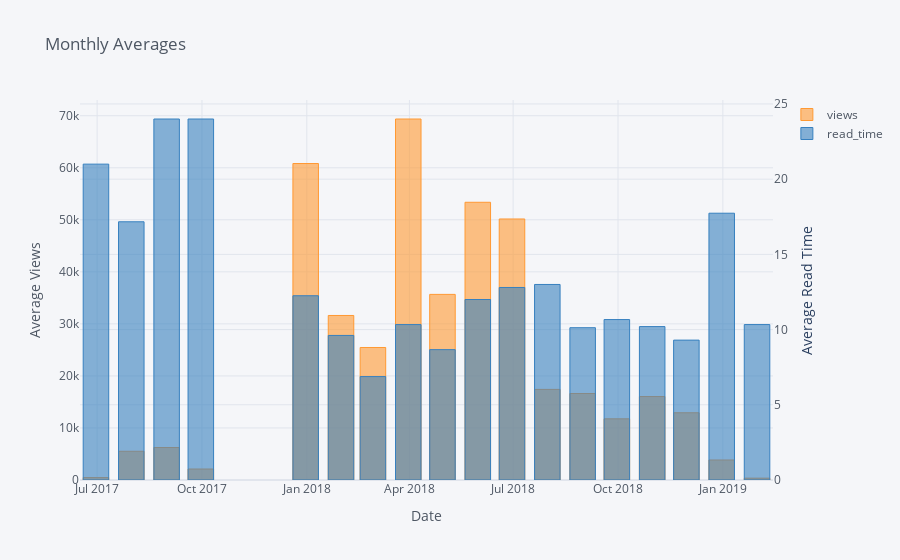

This figure's notebook cell:
### Markdown cell above
If we want to put two very different ranges on the same graph, we can just use a secondary y-axis.

### Code cell
df2 = (
    df[["views", "read_time", "published_date"]]
    .set_index("published_date")
    .resample("M")
    .mean()
)

df2.iplot(
    kind="bar",
    xTitle="Date",
    secondary_y="read_time",
    secondary_y_title="Average Read Time",
    yTitle="Average Views",
    title="Monthly Averages",
)

### Figure 1 — Plotly figure (JSON) as saved in the notebook; plotly's stock layout.template omitted (floating-point values rounded to 4 significant figures)
{"data": [{"marker": {"color": "rgba(255, 153, 51, 0.6)", "line": {"color": "rgba(255, 153, 51, 1.0)", "width": 1}}, "name": "views", "orientation": "v", "text": "", "type": "bar", "x": ["2017-06-30", "2017-07-31", "2017-08-31", "2017-09-30", "2017-10-31", "2017-11-30", "2017-12-31", "2018-01-31", "2018-02-28", "2018-03-31", "2018-04-30", "2018-05-31", "2018-06-30", "2018-07-31", "2018-08-31", "2018-09-30", "2018-10-31", "2018-11-30", "2018-12-31", "2019-01-31"], "y": [463.7, 5521.0, 6243.0, 2113, "", "", 60820.0, 31620.0, 25460.0, 69370.0, 35670.0, 53370.0, 50160.0, 17410, 16620.0, 11760.0, 16040.0, 12920.0, 3845.0, 354.3]}, {"marker": {"color": "rgba(55, 128, 191, 0.6)", "line": {"color": "rgba(55, 128, 191, 1.0)", "width": 1}}, "name": "read_time", "orientation": "v", "text": "", "type": "bar", "x": ["2017-06-30", "2017-07-31", "2017-08-31", "2017-09-30", "2017-10-31", "2017-11-30", "2017-12-31", "2018-01-31", "2018-02-28", "2018-03-31", "2018-04-30", "2018-05-31", "2018-06-30", "2018-07-31", "2018-08-31", "2018-09-30", "2018-10-31", "2018-11-30", "2018-12-31", "2019-01-31"], "xaxis": "x", "y": [21, 17.17, 24, 24, "", "", 12.25, 9.611, 6.875, 10.33, 8.667, 12, 12.8, 13, 10.12, 10.67, 10.2, 9.3, 17.74, 10.33], "yaxis": "y2"}], "layout": {"legend": {"bgcolor": "#F5F6F9", "font": {"color": "#4D5663"}}, "paper_bgcolor": "#F5F6F9", "plot_bgcolor": "#F5F6F9", "title": {"font": {"color": "#4D5663"}, "text": "Monthly Averages"}, "xaxis": {"gridcolor": "#E1E5ED", "showgrid": true, "tickfont": {"color": "#4D5663"}, "title": {"font": {"color": "#4D5663"}, "text": "Date"}, "zerolinecolor": "#E1E5ED"}, "yaxis": {"gridcolor": "#E1E5ED", "showgrid": true, "tickfont": {"color": "#4D5663"}, "title": {"font": {"color": "#4D5663"}, "text": "Average Views"}, "zerolinecolor": "#E1E5ED"}, "yaxis2": {"anchor": "x", "gridcolor": "#E1E5ED", "overlaying": "y", "showgrid": true, "side": "right", "tickfont": {"color": "#4D5663"}, "title": {"text": "Average Read Time"}, "zerolinecolor": "#E1E5ED"}}}
